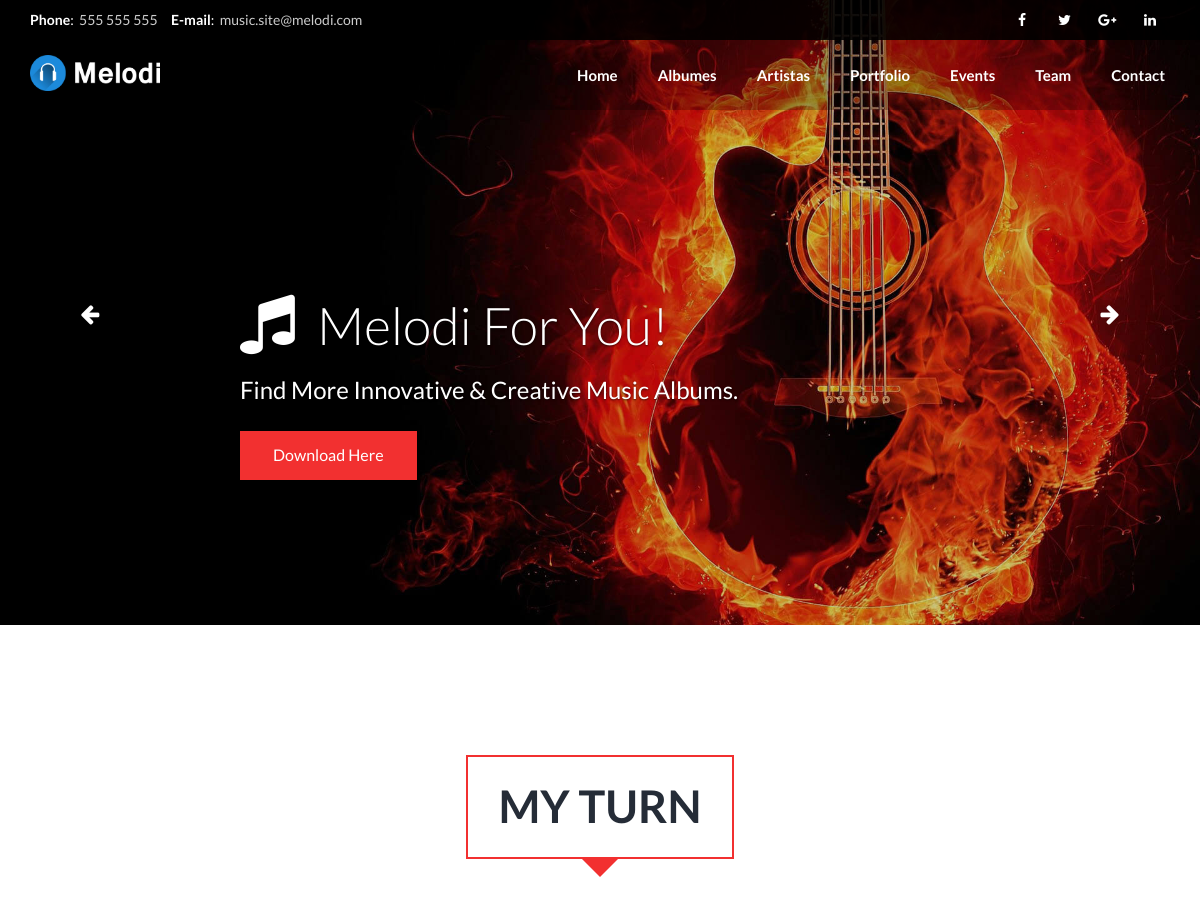
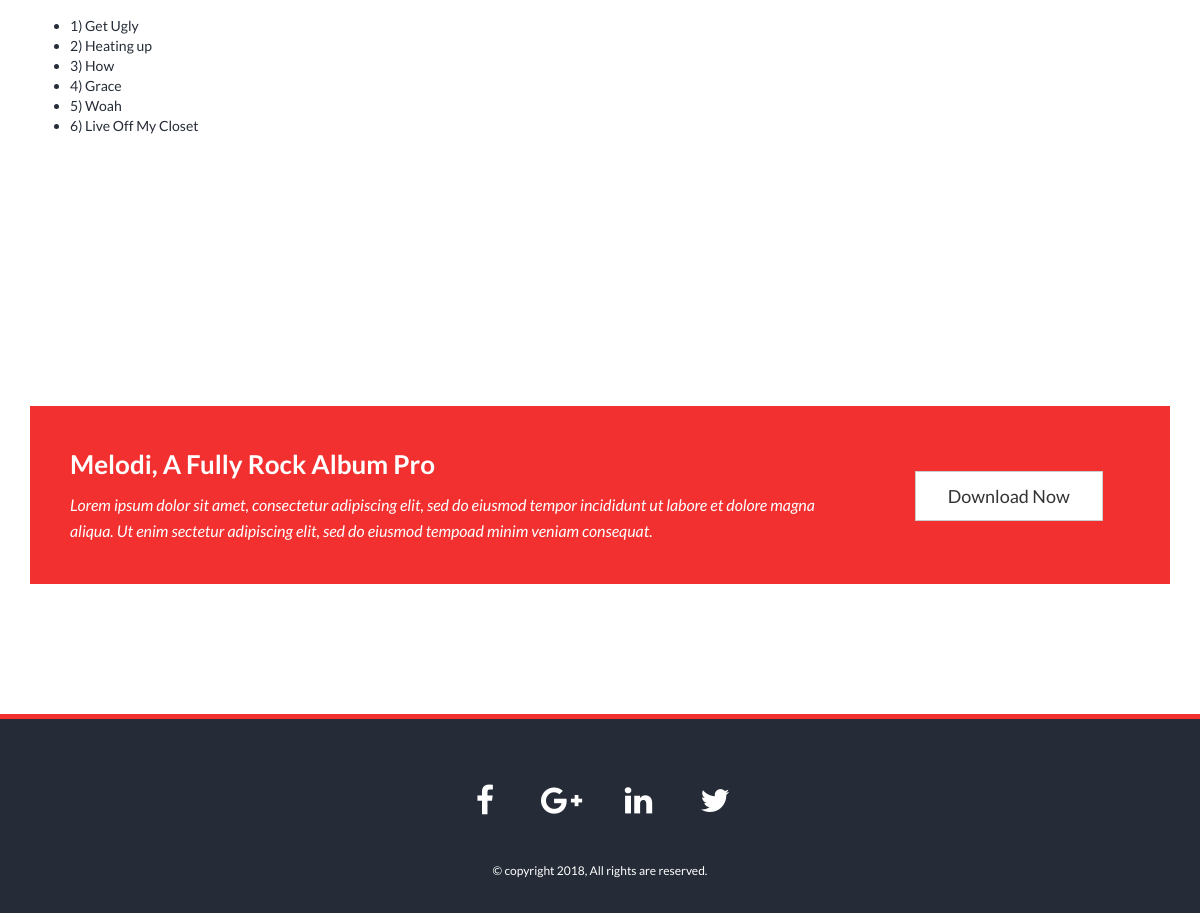
Screenshot of /proyecto/albumes/2 with the database file from the repository (2 pictures, top to bottom).
### top100/models.py (models this page shows, shortened)
class Album(models.Model):
    nombreAlbum = models.CharField(max_length=50)
    imagenAlbum = models.CharField(max_length=200)
    descripcionAlbum = models.TextField(null = True)
    artistaAlbum = models.ForeignKey(Artista, on_delete=models.CASCADE)
    estiloAlbum = models.ForeignKey(Estilo, on_delete=models.CASCADE)

class Cancion(models.Model):
    nombreCancion = models.CharField(max_length = 50)
    videoCancion = models.CharField(max_length = 300)#Al entrar en carac. saque un video de esa cancion
    numeroAlbum = models.IntegerField(default=0)
    albumCancion = models.ForeignKey(Album, on_delete=models.CASCADE)
    estiloCancion = models.ForeignKey(Estilo, on_delete=models.CASCADE)
    artistaCancion = models.ForeignKey(Artista, on_delete=models.CASCADE)

### top100/views.py (the view)
# urls.py: path('albumes/<int:album_id>', views.detailAlbum, name='detailAlbum'), #detalles de albumes
def detailAlbum(request, album_id):#Para ir desde los albums al album
	album = get_object_or_404(Album, pk=album_id)
	canciones = get_list_or_404(Cancion.objects.order_by('numeroAlbum'), albumCancion=album)
	context = {'album': album, 'canciones' : canciones}
	return render(request, 'detailAlbum.html', context)

### top100/templates/detailAlbum.html
{% extends "index.html" %}
{% load static %}
{% block contenido %}
{% if album %}
<div class="featured pad" id="featuredalbum">
	<div class="container">
		<div class="default-heading">
			<h2>{{album.nombreAlbum}}</h2>
		</div>
		<div class="featured-element">
			<ul>
                {% if canciones %}
					{% for c in canciones %}
					    <li>{{c.numeroAlbum}}) {{c.nombreCancion}}</li>
					{% endfor %}
				{% else %}
					<p>No hay canciones creadas en este album.</p>
				{% endif %}
            </ul>
		</div>
	</div>
</div>
<div class="cta parallax-one pad">
	<div class="container">
		<div class="cta-element ">
			<div class="row">
				<div class="col-md-9 col-sm-8">
					<h3>Melodi, A Fully Rock Album Pro</h3>
					<p>Lorem ipsum dolor sit amet, consectetur adipiscing elit, sed do eiusmod tempor incididunt ut
						labore et dolore magna aliqua. Ut enim sectetur adipiscing elit, sed do eiusmod tempoad minim
						veniam consequat.</p>
				</div>
				<div class="col-md-3 col-sm-4">
					<div class="cta-btn text-center">
						<a href="#" class="btn btn-default btn-lg">Download Now</a>
					</div>
				</div>
			</div>
		</div>
	</div>
</div>
{% endif %}
{% endblock %}

### top100/templates/static/css/style.css (style rules this page uses)
body { color: #252c37; font-family: 'Lato', sans-serif; font-weight: 400; -webkit-font-smoothing: antialiased; }
h1,h2,h3,h4,h5,h6 { font-family: 'Lato', sans-serif; font-weight: 700; }
p { margin:0; padding:0; font-size: 14px; line-height: 24px; }
a { text-decoration: none; }
.btn, .form-control, .form-control:focus { border-radius: 0px !important; box-shadow: none !important; outline: none !important; }
.btn-lg, .btn-group-lg > .btn { padding: 12px 32px; font-size: 18px; }
.pad { padding: 130px 0px; }
.default-heading, .default-heading-shadow { text-align: center; margin-bottom: 40px; }
.default-heading h2, .default-heading-shadow h2 { position: relative; display: inline-block; margin-top: 0; margin-bottom: 30px; padding: 25px 30px; font-size: 45px; text-transform: uppercase; }
.default-heading h2:after, .default-heading-shadow h2:after { top: 100%; left: 50%; border: solid transparent; content: " "; height: 0; width: 0; position: absolute; pointer-events: none; border-color: rgba(240, 253, 255, 0); border-width: 20px; margin-left: -20px; }
.cta .cta-element { padding: 40px; }
.cta-element h3 { margin-top: 0; font-size: 26px; line-height: 36px; color: #fff; }
.cta .cta-element p { font-style: italic; color: #fff; font-size: 16px; line-height: 26px; }
.cta-element .cta-btn { margin-top: 25px; }

### top100/templates/static/css/style-color.css (style rules this page uses)
a { color:#f23030 }
.default-heading h2,.default-heading-shadow h2 { border:2px solid #f23030 }
.default-heading h2:after,.default-heading-shadow h2:after { border-top-color:#f23030 }
.cta .cta-element,.featured .featured-item .figure p { background:#f23030 }

### rows the page displays
Album: nombreAlbum "MY TURN"
Cancion: numeroAlbum "1", nombreCancion "Get Ugly"
Cancion: numeroAlbum "2", nombreCancion "Heating up"
Cancion: numeroAlbum "3", nombreCancion "How"
Cancion: numeroAlbum "4", nombreCancion "Grace"
Cancion: numeroAlbum "5", nombreCancion "Woah"
Cancion: numeroAlbum "6", nombreCancion "Live Off My Closet"
